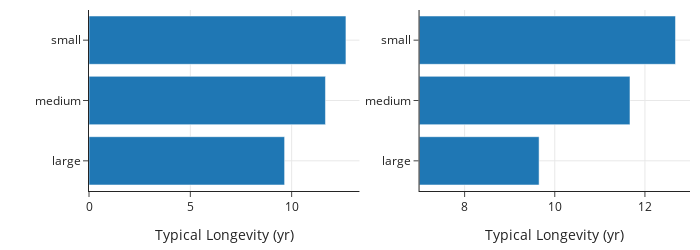

This figure's notebook cell:
### Markdown cell above
There are some cases where we usually want to include 0.
For bar charts, including 0 is important so that the heights of the bars directly relate to the data values.
As an example, we've created two bar charts that compare the longevity of dog breeds. 
The left plot includes 0, but the right plot doesn't:

### Code cell
dogs_lon = dogs.groupby('size')['longevity'].mean().reset_index()
sml = {"size": ['small', 'medium', 'large']}

left = px.bar(dogs_lon, x='longevity', y='size', category_orders=sml)
right = px.bar(dogs_lon, x='longevity', y='size', category_orders=sml)
fig = left_right(left, right, height=250)
fig.update_xaxes(range=[7, 13], row=1, col=2)
fig.update_xaxes(title_text='Typical Longevity (yr)')
fig.update_layout(yaxis_title="")
fig.show()

### Figure 1 — Plotly figure (JSON) as saved in the notebook; plotly's stock layout.template omitted (floating-point values rounded to 4 significant figures)
{"data": [{"alignmentgroup": "True", "hovertemplate": "longevity=%{x}<br>size=%{y}<extra></extra>", "legendgroup": "", "marker": {"color": "#1F77B4", "pattern": {"shape": ""}}, "name": "", "offsetgroup": "", "orientation": "h", "showlegend": false, "textposition": "auto", "type": "bar", "x": [9.652, 11.67, 12.68], "xaxis": "x", "y": ["large", "medium", "small"], "yaxis": "y"}, {"alignmentgroup": "True", "hovertemplate": "longevity=%{x}<br>size=%{y}<extra></extra>", "legendgroup": "", "marker": {"color": "#1F77B4", "pattern": {"shape": ""}}, "name": "", "offsetgroup": "", "orientation": "h", "showlegend": false, "textposition": "auto", "type": "bar", "x": [9.652, 11.67, 12.68], "xaxis": "x2", "y": ["large", "medium", "small"], "yaxis": "y2"}], "layout": {"height": 250, "width": 700, "xaxis": {"anchor": "y", "autorange": true, "domain": [0, 0.45], "range": [0, 13.35], "title": {"text": "Typical Longevity (yr)"}, "type": "linear"}, "xaxis2": {"anchor": "y2", "domain": [0.55, 1], "range": [7, 13], "title": {"text": "Typical Longevity (yr)"}, "type": "linear"}, "yaxis": {"anchor": "x", "autorange": true, "domain": [0, 1], "range": [-0.5, 2.5], "title": {"text": ""}, "type": "category"}, "yaxis2": {"anchor": "x2", "autorange": true, "domain": [0, 1], "range": [-0.5, 2.5], "type": "category"}}}
